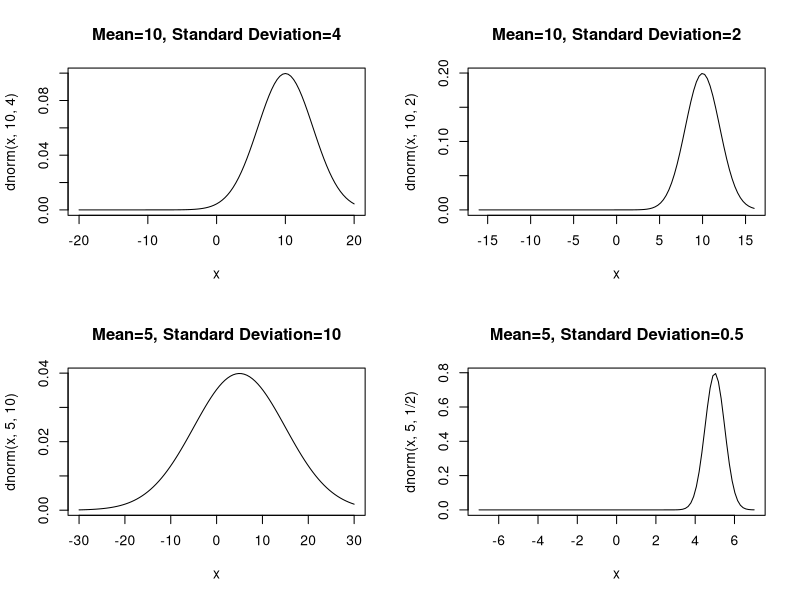
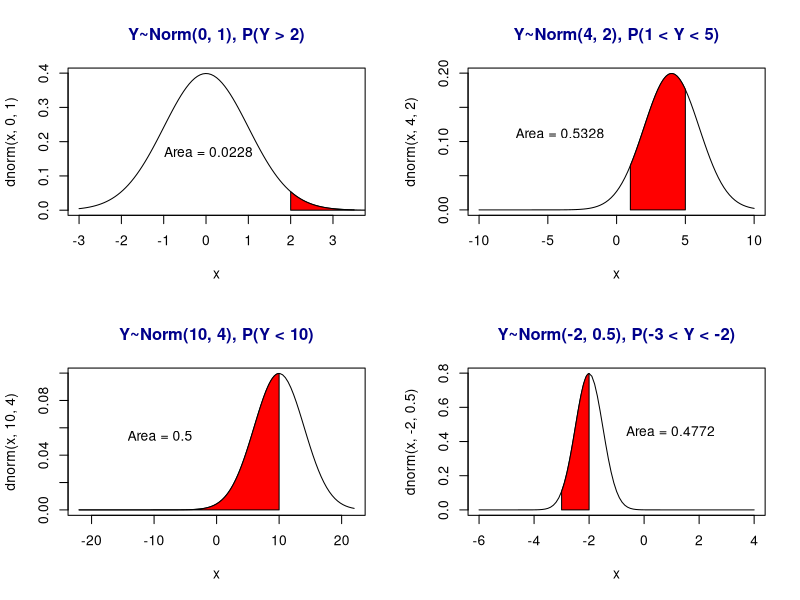

These charts were generated, in order, by the following R code:
## ---- chunk 1
knitr::opts_chunk$set(echo = TRUE)
## ---- chunk 2
getwd()
## ---- chunk 3
#create layout matrix to hold graphs
layout_mat = matrix(c(1,2,3,4), nrow=2, ncol=2, byrow=TRUE)
layout(layout_mat)

#plot all density functions outlined in write-up
curve(dnorm(x, 10, 4), xlim=c(-20,20))
title(main="Mean=10, Standard Deviation=4")

curve(dnorm(x, 10, 2), xlim=c(-16,16))
title(main="Mean=10, Standard Deviation=2")

curve(dnorm(x, 5, 10), xlim=c(-30, 30))
title(main="Mean=5, Standard Deviation=10")

curve(dnorm(x, 5, 1/2), xlim=c(-7,7))
title(main="Mean=5, Standard Deviation=0.5")

#***********************
## ---- chunk 4

#new graphical layout
layout(layout_mat)

#normal curve
curve(dnorm(x, 0, 1), xlim=c(-3, 3.5))

#want to graph Y~Norm(0, 1), P(Y >= 2)
#this is equivalent to 1 - pnorm(2, 0, 1)

#find 1000 x-vals between 2-4 and corresponding yvalues
xvals = seq(2, 4, length = 1000)
yvals = dnorm(xvals, 0, 1)

#create polygon out of those values
polygon(c(2, xvals, 4), c(0, yvals, 0), col = "Red")

#embellish
title(main = list("Y~Norm(0, 1), P(Y > 2)", col="Dark blue"))

#probability, lower-tail
prob0 = round(1-pnorm(2), 4)

text(0.06030965, 0.1696105, paste("Area = ", prob0, sep=""))

#*********************************


#normal curve 2, mean = 4, standard distribution = 2
curve(dnorm(x, 4, 2), xlim=c(-10, 10))
xvals = seq(1, 5, length = 1000)
yvals = dnorm(xvals, 4, 2)
polygon(c(1, xvals, 5), c(0, yvals, 0), col="Red")
title(main = list("Y~Norm(4, 2), P(1 < Y < 5)", col="Dark blue"))

#probability
prob1 = round((pnorm(5, 4, 2) - pnorm(2, 4, 2)), 4)

text(-4.112206, 0.1118096, paste("Area = ", prob1, sep=""))

#******************************************


#normal curve 3, mean = 10, sd = 4, P(Y < 10)
curve(dnorm(x, 10, 4), xlim=c(-22, 22))
xvals = seq(-22, 10, length = 1000)
yvals = dnorm(xvals, 10, 4)
polygon(c(-22, xvals, 10), c(0, yvals, 0), col="Red")
title(main = list("Y~Norm(10, 4), P(Y < 10)", col="Dark blue"))

#probability
prob2 = round(pnorm(10, 10, 4), 4)

text(-9.046854, 0.05427733, paste("Area = ", prob2, sep=""))

#***************************


#normal curve 4, mean = -2, sd = 0.5, P(-3 < Y < -2)
curve(dnorm(x, -2, 0.5), xlim=c(-6, 4))
xvals = seq(-3, -2, length = 1000)
yvals = dnorm(xvals, -2, 0.5)
polygon(c(-3, xvals, -2), c(0, yvals, 0), col="Red")
title(main = list("Y~Norm(-2, 0.5), P(-3 < Y < -2)", col="Dark blue"))

#probability
prob3 = round((pnorm(-2, -2, 0.5) - pnorm(-3, -2, 0.5)), 4)

text(0.9567504, 0.4600625, paste("Area = ", prob3, sep=""))
